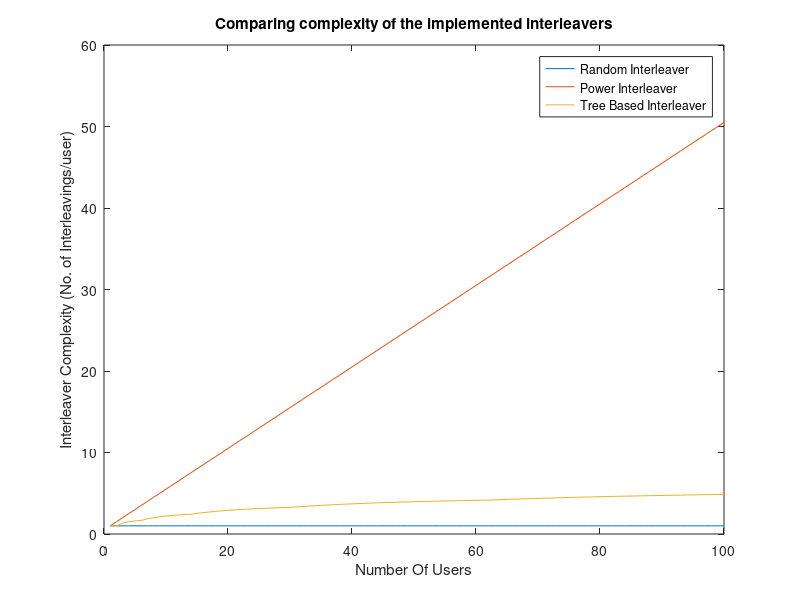

Source code (MATLAB):
clc;
clear all;
close all;
%% Comparing complexity on Interleavers based on the number of interleavings required per user 
nUsers= 1:1:100;

%% For random Interleavers
nIntr_Random= nUsers;

%% For Power Interleavers "Master Random Interleavers"
%For user 1, only one Interleaving process is required, For user 2 two
%Interleaving processes are required and so on, so the number of 
%Interleavings required for a given number of users =1+2+3+...+n = n(n+1)/2

nIntr_Power= (nUsers.*(nUsers+1))./2 ;

%% For tree based Interleavers
%Each level "L" adds (2^L)*L Interleavings
%For example first level adds (2^1)*1 Interleavings, second
%level adds (2^2)*2 interlavings and so on..
%           Check the tree structure of tree based interleavers for more
%           information.

nIntr_Tree=zeros(1,100);
n= nUsers;
for i=1:100
L=1;
while(n(i)-(2^(L))>0)
    nIntr_Tree(i)= nIntr_Tree(i) + (2^(L)*L);
    n(i)=n(i)-(2^(L));
    L=L+1;
end
nIntr_Tree(i)= nIntr_Tree(i) + (L*n(i));
end



%% plotting complexity versusu number of users 
figure();

plot(nUsers,nIntr_Random./nUsers,nUsers,nIntr_Power./nUsers,nUsers,nIntr_Tree./nUsers);
legend('Random Interleaver','Power Interleaver','Tree Based Interleaver','Location','best');
xlabel({'Number Of Users'});
ylabel({'Interleaver Complexity (No. of Interleavings/user)'});
title({'Comparing complexity of the implemented interleavers'});

tmp=nIntr_Random./nUsers;
tmp(1,5)
tmp=nIntr_Power./nUsers;
tmp(1,5)
tmp=nIntr_Tree./nUsers;
tmp(1,5)





